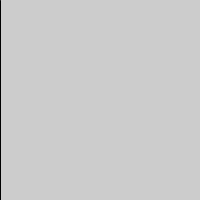
Frame 1 (no input)
Frame 60 (the mouse pressed at the canvas centre just before this capture): identical to frame 1, image omitted
Frame 120 (the mouse held since frame 60 and released just before this capture): blank canvas, image omitted

The Processing sketch that drew this single still picture (run headless with seeded random() and noise(); from frame 60 on, the mouse is pressed at the canvas centre):

// Processing sketch: loop_redraw
// ── loop_redraw.pde
// redraw() は、1回のみ実行

int x = 0;

void setup(){
  size(200,200);
}

void draw(){
  background(204);

  line(x,0, x,height);
  println(x);
}

void mousePressed(){
  x += 1;
  redraw();
}
